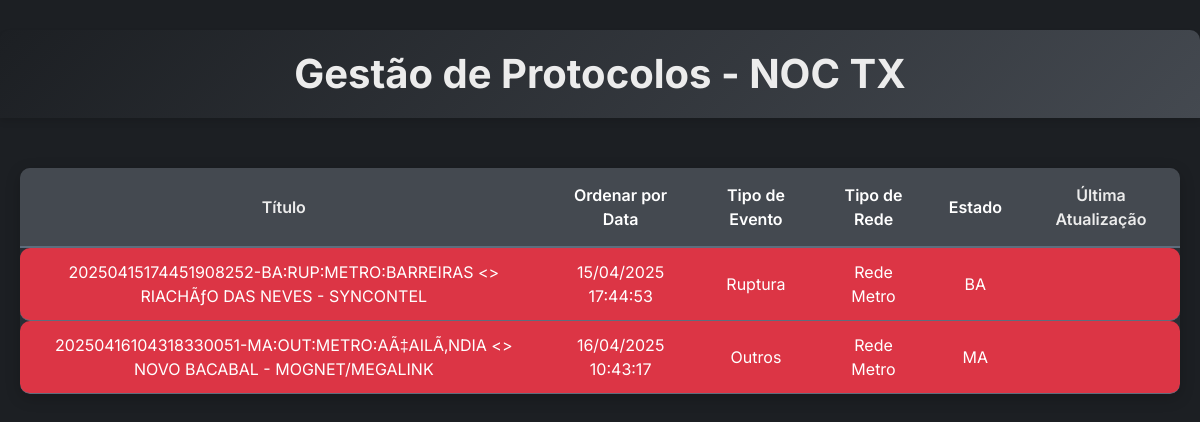
Screenshot of /gestao-de-protocolos/ (signed in) with the database file from the repository.
### protocolocd/models.py (models this page shows, shortened)
class Protocolo(models.Model):
    RUPTURA = 'RUPTURA'
    ATENUACAO = 'ATENUAÇÃO'
    INDISPONIBILIDADE = 'INDISPONIBILIDADE'
    TAXA_ERRO = 'TAXA DE ERRO'
    OSCILACAO = 'OSCILAÇÃO'
    FALHA_ELETRICA = 'FALHA ELÉTRICA'
    OUTRAS = 'OUTRAS'
    TIPOS_EVENTO = [
        (RUPTURA, 'Ruptura'),
        (ATENUACAO, 'Atenuação'),
        (INDISPONIBILIDADE, 'Indisponibilidade'),
        (TAXA_ERRO, 'Taxa de Erro'),
        (OSCILACAO, 'Oscilação'),
        (FALHA_ELETRICA, 'Falha Elétrica'),
        (OUTRAS, 'Outros')
    ]
    METRO = 'METRO'
    DWDM = 'DWDM'
    CAPACIDADE = 'CAPACIDADE'
    TIPOS_REDE = [
        (METRO, 'Rede Metro'),
        (DWDM, 'Rede DWDM'),
        (CAPACIDADE, 'Capacidade'),
    ]
    SIGLAS_EVENTOS = {
        RUPTURA: "RUP",
        ATENUACAO: "ATN",
        INDISPONIBILIDADE: "IND",
        TAXA_ERRO: "TXE",
        OSCILACAO: "OSC",
        FALHA_ELETRICA: "RGE",
        OUTRAS: "OUT",
    }
    TIPOS_ATENDIMENTO = [
        (661, 'NOC TX > ATENUAÇÃO PARCEIRO'),
        (662, 'NOC TX > OSCILAÇÃO PARCEIRO'),
        (663, 'NOC TX > PT NOC - CLIENTE'),
        (664, 'NOC TX > RUPTURA PARCEIRO'),
        (666, 'NOC TX > ATENUAÇÃO MEGALINK'),
        (668, 'NOC TX > OSCILAÇÃO MEGALINK'),
        (723, 'NOC TX > ENERGIA'),
        (660, 'NOC TX'),
        (667, 'NOC TX > INDISPONIBILIDADE SITE'),
        (670, 'NOC TX > REBOOT SITE'),
        (669, 'NOC TX > OUTROS'),
        (671, 'NOC TX > RUPTURA MEGALINK'),
    ]
    status_atendimento_choices = [
        (1, 'PENDENTE (Abertura de OS)'),
        (2, 'AGUARDANDO ANALISE'),
    ]
    pop_trecho = models.ForeignKey('Servico', on_delete=models.SET_NULL, null=True, blank=True, related_name='protocolos_pop_trecho', verbose_name="POP/Trecho")
    trecho = models.ForeignKey('Trecho', on_delete=models.CASCADE, verbose_name="Trecho")
    tipo_rede = models.CharField(max_length=100, choices=TIPOS_REDE)
    numero_chamado_interno = models.CharField(max_length=50, default='AUTOMATICO')
    estado = models.CharField(max_length=2)
    nome_pop_a = models.CharField(max_length=100)
    nome_pop_b = models.CharField(max_length=100)
    nome_responsavel = models.CharField(max_length=100, default='Megalink')
    responsavel_atendimento = models.ForeignKey('Responsavel', on_delete=models.SET_NULL, null=True, blank=True, verbose_name="Responsável pelo Atendimento")
    numero_chamado_os = models.CharField(max_length=50)
    tipo_evento = models.CharField(max_length=20, choices=TIPOS_EVENTO)
    site_a = models.CharField(max_length=100)
    equipamento_site_a = models.CharField(max_length=100)
    porta_site_a = models.CharField(max_length=50)
    site_b = models.CharField(max_length=100)
    equipamento_site_b = models.CharField(max_length=100)
    porta_site_b = models.CharField(max_length=50)
    data_hora_falha = models.DateTimeField()  # Para armazenar data e hora
    responsavel_trecho = models.CharField(max_length=100)
    protocolo_parceiro = models.CharField(max_length=100)
    clientes_afetados = models.TextField()  # Usando TextField para clientes afetados
    data_criacao = models.DateTimeField(auto_now_add=True)
    titulo = models.CharField(max_length=255, editable=False)
    atendimento = models.ForeignKey('Atendimento', null=True, blank=True, on_delete=models.SET_NULL)
    tipo_atendimento = models.IntegerField(
        choices=TIPOS_ATENDIMENTO,
        verbose_name="Tipo de Atendimento",
        help_text="Selecione o tipo de atendimento com base nos IDs disponíveis",
        default=660
    )
    ativo = models.BooleanField(default=True)
    status_atendimento = models.IntegerField(default=2, choices=status_atendimento_choices)
    class Meta:
        ordering = ['trecho']

### protocolocd/views.py (the view)
# urls.py: path('gestao-de-protocolos/', login_required(views.gestao_protocolos), name='gestao_protocolos'),
def gestao_protocolos(request):
    current_order = request.GET.get('order', 'asc')
    current_sort = request.GET.get('sort', 'data_criacao')
    new_order_data_criacao = 'desc' if current_order == 'asc' and current_sort == 'data_criacao' else 'asc'
    new_order_tipo_evento = 'desc' if current_order == 'asc' and current_sort == 'tipo_evento' else 'asc'
    new_order_tipo_rede = 'desc' if current_order == 'asc' and current_sort == 'tipo_rede' else 'asc'
    new_order_estado = 'desc' if current_order == 'asc' and current_sort == 'estado' else 'asc'
    protocolos_com_mensagens = []
    now = timezone.now()
    protocolos = Protocolo.objects.filter(ativo=True).order_by(f"{'' if current_order == 'asc' else '-'}{current_sort}")
    for protocolo in protocolos:
        data_criacao = protocolo.data_criacao
        if data_criacao.tzinfo is None:
            data_criacao = timezone.make_aware(data_criacao)
        diff = now - data_criacao
        diff_hours = diff.total_seconds() / 3600
        if diff_hours < 3:
            protocolo.color_class = 'green-row'
        elif diff_hours < 6:
            protocolo.color_class = 'yellow-row'
        else:
            protocolo.color_class = 'red-row'
        if protocolo.atendimento:
            ultima_mensagem = (
                protocolo.atendimento.mensagens.order_by('-data_hora').first()
            )
            ultima_data_hora = (
                ultima_mensagem.data_hora if ultima_mensagem else "Sem atualização"
            )
        else:
            ultima_data_hora = "Sem atualização"
        protocolos_com_mensagens.append({
            'protocolo': protocolo,
            'ultima_data_hora': ultima_data_hora,
        })
    context = {
        'current_order': current_order,
        'current_sort': current_sort,
        'new_order_data_criacao': new_order_data_criacao,
        'new_order_tipo_evento': new_order_tipo_evento,
        'new_order_tipo_rede': new_order_tipo_rede,
        'new_order_estado': new_order_estado,
        'protocolos': protocolos,
        'protocolos_com_mensagens': protocolos_com_mensagens,
    }
    return render(request, 'protocolocd/gestao_protocolos.html', context)

### protocolocd/templates/protocolocd/gestao_protocolos.html (shortened to what this page needs)
<!DOCTYPE html>
<html lang="pt-br">
<head>
    <link rel="stylesheet" href="https://cdn.jsdelivr.net/npm/bootstrap@5.3.0/dist/css/bootstrap.min.css">
</head>
<body>
    <h1>Gestão de Protocolos - NOC TX</h1>
    <div class="table-container">
        <div class="table-responsive">
            <table>
                <thead>
                    <tr>
                        <th>Título</th>
                        <th><a href="?order={{ new_order_data_criacao }}&sort=data_criacao">Ordenar por Data</a></th>
                        <th><a href="?order={{ new_order_tipo_evento }}&sort=tipo_evento">Tipo de Evento</a></th>
                        <th><a href="?order={{ new_order_tipo_rede }}&sort=tipo_rede">Tipo de Rede</a></th>
                        <th><a href="?order={{ new_order_estado }}&sort=estado">Estado</a></th>
                        <th>Última Atualização</th>
                    </tr>
                </thead>
                <tbody>
                    {% for protocolo_info in protocolos_com_mensagens %}
                    <tr>
                        <td class="{{ protocolo_info.protocolo.color_class }}">
                            <a href="{% url 'detalhes_protocolo' protocolo_info.protocolo.id %}">
                                {{ protocolo_info.protocolo.titulo }}
                            </a>
                        </td>
                        <td class="{{ protocolo_info.protocolo.color_class }}">{{ protocolo_info.protocolo.data_criacao|date:"d/m/Y  H:i:s" }}</td>
                        <td class="{{ protocolo_info.protocolo.color_class }}">{{ protocolo_info.protocolo.get_tipo_evento_display }}</td>
                        <td class="{{ protocolo_info.protocolo.color_class }}">{{ protocolo_info.protocolo.get_tipo_rede_display }}</td>
                        <td class="{{ protocolo_info.protocolo.color_class }}">{{ protocolo_info.protocolo.estado }}</td>
                        <td class="{{ protocolo_info.protocolo.color_class }}">
                        </td>
                    </tr>
                    {% empty %}
                    <tr>
                        <td colspan="6" class="no-data">Nenhum protocolo encontrado.</td>
                    </tr>
                    {% endfor %}
                </tbody>
            </table>
        </div>
    </div>
</body>
</html>

### protocolocd/templates/protocolocd/gestao_protocolos.html (style rules this page uses)
:root { --primary-color: #007BFF; --background-color: #1c1f23; --table-background: #2a2e35; --table-header-background: #444950; --text-color: #ececec; --link-color: #ffffff; --link-hover-color: #007BFF; --border-color: #5e6d7d; }
body { background-color: var(--background-color); margin: 0; display: flex; flex-direction: column; min-height: 100vh; font-family: 'Inter', sans-serif; color: var(--text-color); }
h1 { margin: 30px 0; font-size: 2.5rem; color: var(--text-color); font-weight: 700; text-align: center; padding: 20px 0; border-radius: 10px 10px 0 0; box-shadow: 0 4px 6px rgba(0, 0, 0, 0.1); background: linear-gradient(135deg, var(--background-color), var(--table-header-background)); }
.table-container { flex: 1; display: flex; flex-direction: column; justify-content: flex-start; align-items: center; overflow-y: auto; padding: 20px; }
.table-responsive { width: 100%; max-width: 1200px; background-color: var(--table-background); border-radius: 10px; box-shadow: 0 4px 15px rgba(0, 0, 0, 0.2); overflow-x: auto; }
table { width: 100%; margin: 0; border-collapse: separate; border-spacing: 0; }
thead th { background-color: var(--table-header-background); color: var(--text-color); text-align: center; position: sticky; top: 0; z-index: 1; padding: 15px 20px; font-weight: 600; border-bottom: 2px solid var(--border-color); }
tbody tr { transition: background-color 0.3s ease; }
tbody td { text-align: center; padding: 12px; font-size: 1rem; border-bottom: 1px solid var(--border-color); transition: background-color 0.3s ease, transform 0.3s ease; }
tbody td:first-child { border-top-left-radius: 10px; border-bottom-left-radius: 10px; }
tbody td:last-child { border-top-right-radius: 10px; border-bottom-right-radius: 10px; }
.red-row { background-color: #dc3545; color: white; }
th a { color: var(--link-color); text-decoration: none; transition: color 0.3s ease; }
td a { color: var(--link-color); text-decoration: none; transition: color 0.3s ease; }

### rows the page displays
Protocolo: protocolo.titulo "20250415174451908252-BA:RUP:METRO:BARREIRAS <> RIACHÃƒO DAS NEVES - SYNCONTEL", protocolo.data_criacao "15/04/2025 17:44:53", protocolo.tipo_evento "Ruptura", protocolo.tipo_rede "Rede Metro", protocolo.estado "BA"
Protocolo: protocolo.titulo "20250416104318330051-MA:OUT:METRO:AÃ‡AILÃ‚NDIA <> NOVO BACABAL - MOGNET/MEGALINK", protocolo.data_criacao "16/04/2025 10:43:17", protocolo.tipo_evento "Outros", protocolo.tipo_rede "Rede Metro", protocolo.estado "MA"
